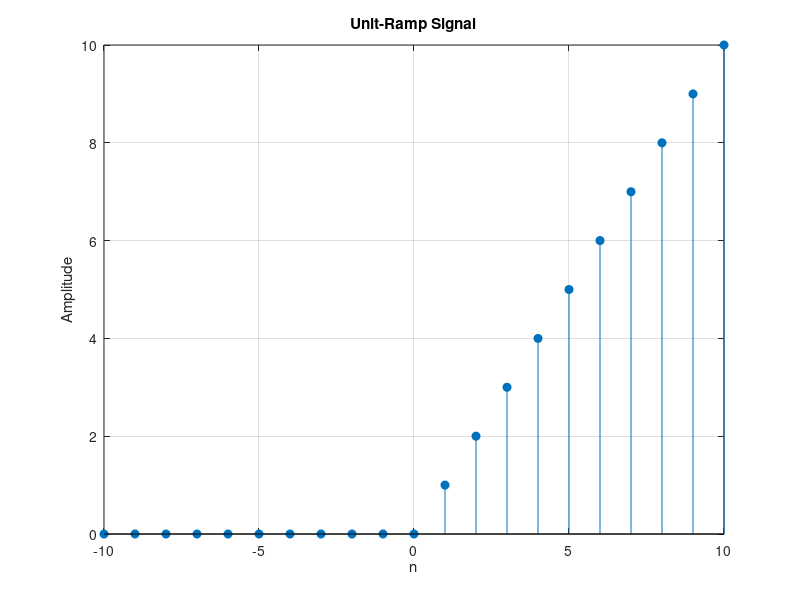

Here is the MATLAB script that generated this plot:
clc;
clear all;
close all;
n = -10:10;   % Define time index
% Generate ramp signal and multiplies n by 1 for n>=0 and 0 for n<0
x = n .* (n >= 0);
% Plot the unit-ramp signal
figure;
stem(n, x, 'filled');
xlabel('n');
ylabel('Amplitude');
title('Unit-Ramp Signal');
grid on;
